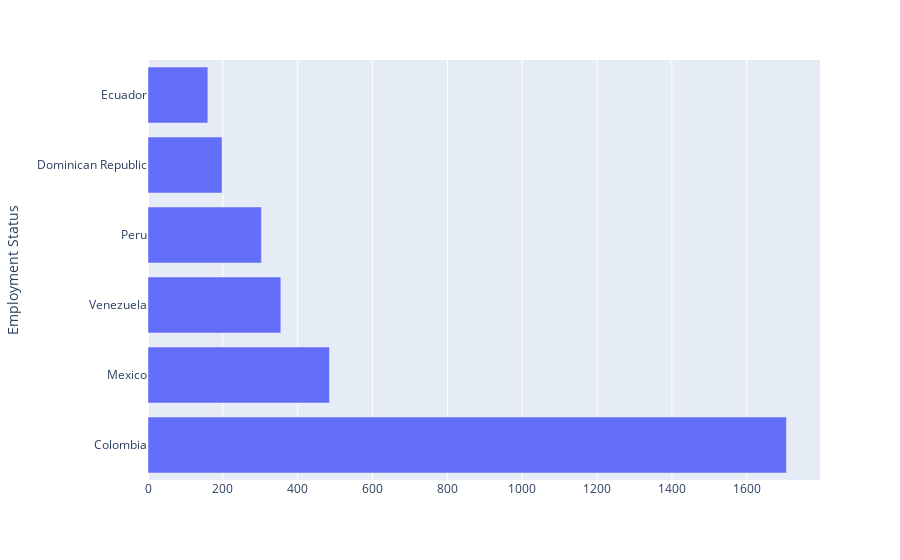

The cell this chart's notebook holds for it:
### Code cell
figure = px.bar(x=top_6_countries.values, y=top_6_countries.index, labels={'x': '', 'y': 'Employment Status'})
figure.show()

### Figure 1 — Plotly figure (JSON) as saved in the notebook; plotly's stock layout.template omitted (floating-point values rounded to 4 significant figures)
{"data": [{"alignmentgroup": "True", "hovertemplate": "=%{x}<br>Employment Status=%{y}<extra></extra>", "legendgroup": "", "marker": {"color": "#636efa", "pattern": {"shape": ""}}, "name": "", "offsetgroup": "", "orientation": "h", "showlegend": false, "textposition": "auto", "type": "bar", "x": [1706, 485, 355, 303, 198, 160], "xaxis": "x", "y": ["Colombia", "Mexico", "Venezuela", "Peru", "Dominican Republic", "Ecuador"], "yaxis": "y"}], "layout": {"barmode": "relative", "legend": {"tracegroupgap": 0}, "margin": {"t": 60}, "xaxis": {"anchor": "y", "domain": [0, 1], "title": {"text": ""}}, "yaxis": {"anchor": "x", "domain": [0, 1], "title": {"text": "Employment Status"}}}}
